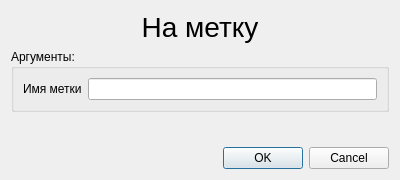
<?xml version="1.0" encoding="UTF-8"?>
<ui version="4.0">
 <class>GoToDialog</class>
 <widget class="QDialog" name="GoToDialog">
  <property name="geometry">
   <rect>
    <x>0</x>
    <y>0</y>
    <width>400</width>
    <height>180</height>
   </rect>
  </property>
  <property name="windowTitle">
   <string>На метку</string>
  </property>
  <property name="toolTip">
   <string>&lt;html&gt;&lt;head/&gt;&lt;body&gt;&lt;p align=&quot;justify&quot;&gt;&lt;span style=&quot; font-size:12pt;&quot;&gt;Быстрая клавиша &lt;/span&gt;&lt;span style=&quot; font-size:12pt; color:#3300ff;&quot;&gt;G &lt;/span&gt;&lt;span style=&quot; font-size:12pt;&quot;&gt;&lt;br/&gt;НА МЕТКУ [&lt;/span&gt;&lt;span style=&quot; font-size:12pt; font-weight:600;&quot;&gt; ИМЯ МЕТКИ &lt;/span&gt;&lt;span style=&quot; font-size:12pt;&quot;&gt;] &lt;br/&gt;Переход на метку [ИМЯ МЕТКИ] &lt;br/&gt;&lt;/span&gt;&lt;span style=&quot; font-size:12pt; font-weight:600;&quot;&gt;ИМЯ МЕТКИ &lt;/span&gt;&lt;span style=&quot; font-size:12pt;&quot;&gt;– строка символов, задающая имя метки. &lt;/span&gt;&lt;/p&gt;&lt;/body&gt;&lt;/html&gt;</string>
  </property>
  <property name="whatsThis">
   <string>&lt;html&gt;&lt;head/&gt;&lt;body&gt;&lt;p align=&quot;justify&quot;&gt;&lt;span style=&quot; font-size:12pt;&quot;&gt;Быстрая клавиша &lt;/span&gt;&lt;span style=&quot; font-size:12pt; color:#3300ff;&quot;&gt;G &lt;/span&gt;&lt;span style=&quot; font-size:12pt;&quot;&gt;&lt;br/&gt;НА МЕТКУ [&lt;/span&gt;&lt;span style=&quot; font-size:12pt; font-weight:600;&quot;&gt; ИМЯ МЕТКИ &lt;/span&gt;&lt;span style=&quot; font-size:12pt;&quot;&gt;] &lt;br/&gt;Переход на метку [ИМЯ МЕТКИ] &lt;br/&gt;&lt;/span&gt;&lt;span style=&quot; font-size:12pt; font-weight:600;&quot;&gt;ИМЯ МЕТКИ &lt;/span&gt;&lt;span style=&quot; font-size:12pt;&quot;&gt;– строка символов, задающая имя метки. &lt;/span&gt;&lt;/p&gt;&lt;/body&gt;&lt;/html&gt;</string>
  </property>
  <layout class="QGridLayout" name="gridLayout">
   <item row="0" column="0">
    <widget class="QLabel" name="goto_label_title">
     <property name="font">
      <font>
       <pointsize>21</pointsize>
      </font>
     </property>
     <property name="text">
      <string>На метку</string>
     </property>
     <property name="alignment">
      <set>Qt::AlignCenter</set>
     </property>
    </widget>
   </item>
   <item row="1" column="0">
    <widget class="QGroupBox" name="goto_arguments_groupBox">
     <property name="title">
      <string>Аргументы:</string>
     </property>
     <layout class="QHBoxLayout" name="horizontalLayout">
      <item>
       <widget class="QLabel" name="gotol_label_name">
        <property name="text">
         <string>Имя метки</string>
        </property>
       </widget>
      </item>
      <item>
       <widget class="QLineEdit" name="goto_lineEdit_name"/>
      </item>
     </layout>
    </widget>
   </item>
   <item row="3" column="0">
    <widget class="QDialogButtonBox" name="buttonBox">
     <property name="orientation">
      <enum>Qt::Horizontal</enum>
     </property>
     <property name="standardButtons">
      <set>QDialogButtonBox::Cancel|QDialogButtonBox::Ok</set>
     </property>
    </widget>
   </item>
   <item row="2" column="0">
    <spacer name="verticalSpacer">
     <property name="orientation">
      <enum>Qt::Vertical</enum>
     </property>
     <property name="sizeHint" stdset="0">
      <size>
       <width>20</width>
       <height>100</height>
      </size>
     </property>
    </spacer>
   </item>
  </layout>
 </widget>
 <resources/>
 <connections>
  <connection>
   <sender>buttonBox</sender>
   <signal>accepted()</signal>
   <receiver>GoToDialog</receiver>
   <slot>accept()</slot>
   <hints>
    <hint type="sourcelabel">
     <x>248</x>
     <y>254</y>
    </hint>
    <hint type="destinationlabel">
     <x>157</x>
     <y>274</y>
    </hint>
   </hints>
  </connection>
  <connection>
   <sender>buttonBox</sender>
   <signal>rejected()</signal>
   <receiver>GoToDialog</receiver>
   <slot>reject()</slot>
   <hints>
    <hint type="sourcelabel">
     <x>316</x>
     <y>260</y>
    </hint>
    <hint type="destinationlabel">
     <x>286</x>
     <y>274</y>
    </hint>
   </hints>
  </connection>
 </connections>
</ui>
